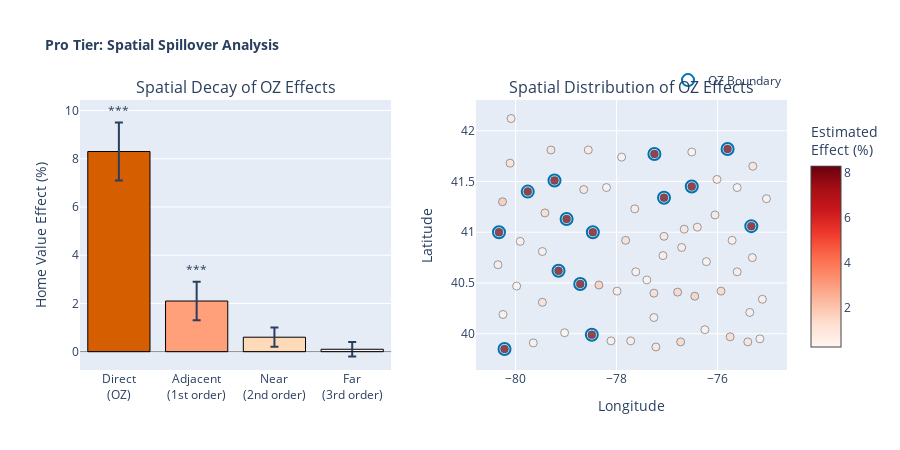

This figure's notebook cell:
### Code cell
# =============================================================================
# Visualize Spillover Effects
# =============================================================================

fig = make_subplots(
    rows=1, cols=2,
    subplot_titles=('Spatial Decay of OZ Effects', 'Spatial Distribution of OZ Effects'),
    horizontal_spacing=0.12
)

# 1. Spillover gradient
distances = ['Direct<br>(OZ)', 'Adjacent<br>(1st order)', 'Near<br>(2nd order)', 'Far<br>(3rd order)']
effects = [spatial_result.direct_effect, spatial_result.spillover_effect, 
          spatial_result.second_order_spillover, 0.1]
errors = [spatial_result.direct_se, spatial_result.spillover_se, 
         spatial_result.second_order_se, 0.3]

bar_colors = [COLORS[5], '#FFA07A', '#FFDAB9', '#F5F5F5']  # coral gradient

fig.add_trace(
    go.Bar(x=distances, y=effects, name='Effect',
           marker_color=bar_colors,
           marker_line_color='black', marker_line_width=1,
           error_y=dict(type='data', array=errors, visible=True),
           showlegend=False),
    row=1, col=1
)

# Add significance stars as annotations
for i, (e, err) in enumerate(zip(effects, errors)):
    if e > 2 * err:  # Roughly significant
        fig.add_annotation(x=distances[i], y=e + err + 0.5, text='***',
                          showarrow=False, font=dict(size=12), row=1, col=1)
    elif e > 1.5 * err:
        fig.add_annotation(x=distances[i], y=e + err + 0.5, text='*',
                          showarrow=False, font=dict(size=12), row=1, col=1)

fig.add_hline(y=0, line_color='black', line_width=0.5, row=1, col=1)

# 2. Spatial visualization (simulated map)
oz_mask = oz_data['designated_oz'] == 1

# Simulate distance to nearest OZ for non-OZ tracts
np.random.seed(42)
oz_data['oz_distance_effect'] = np.where(
    oz_mask,
    spatial_result.direct_effect,
    spatial_result.spillover_effect * np.exp(-np.random.uniform(0, 2, len(oz_data)))
)

# All tracts scatter
fig.add_trace(
    go.Scatter(
        x=oz_data['longitude'], y=oz_data['latitude'],
        mode='markers',
        marker=dict(
            size=8,
            color=oz_data['oz_distance_effect'],
            colorscale='Reds',
            opacity=0.7,
            line=dict(width=0.5, color='black'),
            colorbar=dict(title='Estimated<br>Effect (%)', x=1.02, len=0.9)
        ),
        name='Tracts',
        showlegend=False
    ),
    row=1, col=2
)

# Highlight designated OZ tracts with ring markers
oz_points = oz_data[oz_mask]
fig.add_trace(
    go.Scatter(
        x=oz_points['longitude'], y=oz_points['latitude'],
        mode='markers',
        marker=dict(size=12, color='rgba(0,0,0,0)', 
                   line=dict(width=2, color=COLORS[0])),
        name='OZ Boundary'
    ),
    row=1, col=2
)

# Update layout
fig.update_layout(
    title=dict(text='Pro Tier: Spatial Spillover Analysis',
               font=dict(size=14, weight='bold')),
    height=450,
    showlegend=True,
    legend=dict(orientation='h', yanchor='bottom', y=1.02, xanchor='right', x=1)
)

fig.update_xaxes(title_text='', row=1, col=1)
fig.update_yaxes(title_text='Home Value Effect (%)', row=1, col=1)
fig.update_xaxes(title_text='Longitude', row=1, col=2)
fig.update_yaxes(title_text='Latitude', row=1, col=2)

fig.show()

### Figure 1 — Plotly figure (JSON) as saved in the notebook; plotly's stock layout.template omitted (floating-point values rounded to 4 significant figures)
{"data": [{"error_y": {"array": [1.2, 0.8, 0.4, 0.3], "type": "data", "visible": true}, "marker": {"color": ["#D55E00", "#FFA07A", "#FFDAB9", "#F5F5F5"], "line": {"color": "black", "width": 1}}, "name": "Effect", "showlegend": false, "type": "bar", "x": ["Direct<br>(OZ)", "Adjacent<br>(1st order)", "Near<br>(2nd order)", "Far<br>(3rd order)"], "xaxis": "x", "y": [8.3, 2.1, 0.6, 0.1], "yaxis": "y"}, {"marker": {"color": [0.9929, 0.3136, 0.4858, 0.6342, 8.3, 1.537, 1.87, 0.3714, 0.6311, 0.5096, 8.3, 0.3018, 0.3973, 1.373, 1.46, 1.455, 8.3, 0.7352, 0.8852, 1.173, 0.6177, 1.589, 1.171, 1.009, 0.8435, 0.4367, 8.3, 0.7509, 0.6422, 8.3, 0.623, 8.3, 8.3, 0.3148, 0.3044, 0.4169, 8.3, 1.727, 0.5344, 0.8708, 8.3, 0.78, 1.96, 0.3407, 8.3, 0.5582, 1.126, 0.7422, 0.7036, 1.451, 0.302, 0.4456, 0.3208, 0.3507, 0.6352, 0.3323, 8.3, 8.3, 8.3, 1.096, 8.3, 1.22, 0.4003, 1.029, 1.197, 0.7093, 1.584], "colorbar": {"len": 0.9, "title": {"text": "Estimated<br>Effect (%)"}, "x": 1.02}, "colorscale": [[0, "rgb(255,245,240)"], [0.125, "rgb(254,224,210)"], [0.25, "rgb(252,187,161)"], [0.375, "rgb(252,146,114)"], [0.5, "rgb(251,106,74)"], [0.625, "rgb(239,59,44)"], [0.75, "rgb(203,24,29)"], [0.875, "rgb(165,15,21)"], [1, "rgb(103,0,13)"]], "line": {"color": "black", "width": 0.5}, "opacity": 0.7, "size": 8}, "mode": "markers", "name": "Tracts", "showlegend": false, "type": "scatter", "x": [-77.22, -79.98, -79.47, -80.35, -78.49, -75.93, -78.35, -76.51, -75.11, -79.91, -78.72, -78.2, -75.71, -77.82, -75.75, -79.42, -78.47, -77.64, -76.4, -80.11, -77.26, -76.79, -75.4, -78.65, -80.09, -79.65, -79.23, -77.72, -78.11, -80.22, -77.99, -79.15, -78.99, -77.4, -75.61, -76.25, -80.33, -76.45, -75.61, -76.05, -77.06, -78.56, -80.26, -77.62, -75.33, -75.36, -76.66, -75.31, -76.71, -77.26, -75.16, -75.03, -77.9, -76.22, -77.08, -79.03, -76.51, -75.8, -77.25, -77.06, -79.76, -79.3, -80.25, -75.3, -79.47, -76.01, -76.73], "xaxis": "x2", "y": [39.87, 40.47, 40.81, 40.68, 39.99, 40.42, 40.48, 41.79, 40.34, 40.91, 40.49, 41.44, 40.92, 40.92, 39.97, 41.19, 41.0, 41.23, 41.05, 41.68, 40.16, 40.41, 39.92, 41.42, 42.12, 39.91, 41.51, 39.93, 39.93, 39.85, 40.42, 40.62, 41.13, 40.53, 41.44, 40.04, 41.0, 40.37, 40.61, 41.17, 41.34, 41.81, 41.3, 40.61, 41.06, 40.21, 41.03, 40.75, 40.85, 40.4, 39.95, 41.33, 41.74, 40.71, 40.77, 40.01, 41.45, 41.82, 41.77, 40.96, 41.4, 41.81, 40.19, 41.65, 40.31, 41.52, 39.92], "yaxis": "y2"}, {"marker": {"color": "rgba(0,0,0,0)", "line": {"color": "#0072B2", "width": 2}, "size": 12}, "mode": "markers", "name": "OZ Boundary", "type": "scatter", "x": [-78.49, -78.72, -78.47, -79.23, -80.22, -79.15, -78.99, -80.33, -77.06, -75.33, -76.51, -75.8, -77.25, -79.76], "xaxis": "x2", "y": [39.99, 40.49, 41.0, 41.51, 39.85, 40.62, 41.13, 41.0, 41.34, 41.06, 41.45, 41.82, 41.77, 41.4], "yaxis": "y2"}], "layout": {"annotations": [{"font": {"size": 16}, "showarrow": false, "text": "Spatial Decay of OZ Effects", "x": 0.22, "xanchor": "center", "xref": "paper", "y": 1, "yanchor": "bottom", "yref": "paper"}, {"font": {"size": 16}, "showarrow": false, "text": "Spatial Distribution of OZ Effects", "x": 0.78, "xanchor": "center", "xref": "paper", "y": 1, "yanchor": "bottom", "yref": "paper"}, {"font": {"size": 12}, "showarrow": false, "text": "***", "x": "Direct<br>(OZ)", "xref": "x", "y": 10, "yref": "y"}, {"font": {"size": 12}, "showarrow": false, "text": "***", "x": "Adjacent<br>(1st order)", "xref": "x", "y": 3.4, "yref": "y"}], "height": 450, "legend": {"orientation": "h", "x": 1, "xanchor": "right", "y": 1.02, "yanchor": "bottom"}, "shapes": [{"line": {"color": "black", "width": 0.5}, "type": "line", "x0": 0, "x1": 1, "xref": "x domain", "y0": 0, "y1": 0, "yref": "y"}], "showlegend": true, "title": {"font": {"size": 14, "weight": "bold"}, "text": "Pro Tier: Spatial Spillover Analysis"}, "xaxis": {"anchor": "y", "domain": [0, 0.44], "title": {"text": ""}}, "xaxis2": {"anchor": "y2", "domain": [0.56, 1], "title": {"text": "Longitude"}}, "yaxis": {"anchor": "x", "domain": [0, 1], "title": {"text": "Home Value Effect (%)"}}, "yaxis2": {"anchor": "x2", "domain": [0, 1], "title": {"text": "Latitude"}}}}
